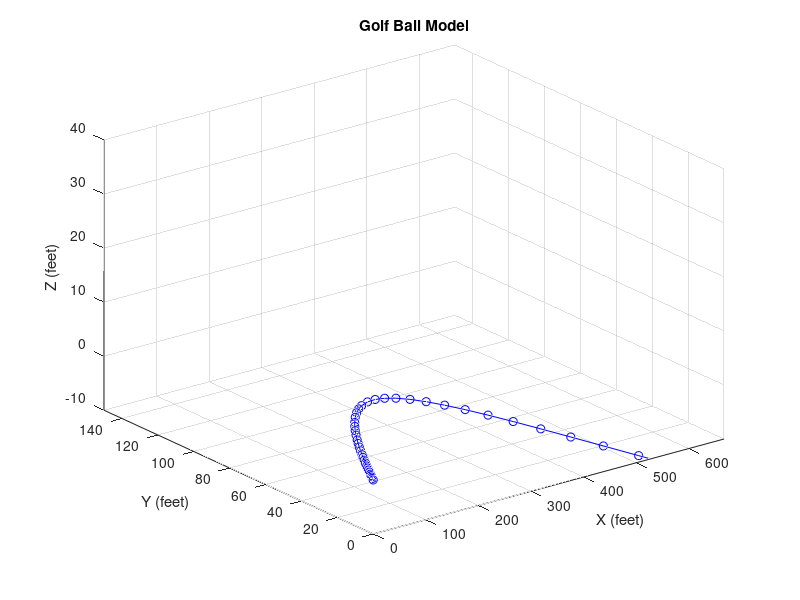

This figure's MATLAB source:
function Golf
[t,x]=ode45(@flightg,[0,8.3],[0,175,0,75,0,0])
plot3(x(:,1),x(:,3),x(:,5),"-ob");
title("Golf Ball Model")
xlabel("X (feet)")
ylabel("Y (feet)")
zlabel("Z (feet)")
ylim([0 150]);
xlim([0 667])
grid on
hold on
end
function xprime=flightg(t,x)
%Parameters
%Drag
C_d=0.21;
rho= 2.34*(10^-3)%.002378;
A=(.25*pi*(1.68/12)^2)*1.00324;
m=(1.5/(16*32.2));
%D =((1/2)*C_d*r*A*V^2
%Square of the velocity is in the equation, therefor
D =((1/2)*C_d*rho*A);
%Magnus
C_l = 0.14;
s=((1/2)*C_l*rho*A);
m=(1.5/(16*32.2));
M=(s/m);
% one way W_i is -50 and w_k is 0
% one way W_i is 0 and w_k is 0 
% one way W_i is -50 and w_k is 110
% see how it affects distance and compare that to the distance of other
% two.
W_I = -50;
W_J=0;
W_K=0;
xprime=zeros(2,1);
%X
xprime(1)=x(2);
xprime(2)=-(D/m)*x(2)^2+M*(W_J*x(6)-W_K*x(4));
%Y
xprime(3)=x(4);
xprime(4)=-32.2-(D/m)*x(4)^2+M*(W_K*x(2)-W_I*x(6));
%Z
xprime(5)=x(6);
xprime(6)=-(D/m)*x(6)^2+M*(W_I*x(4)-W_J*x(2));
end